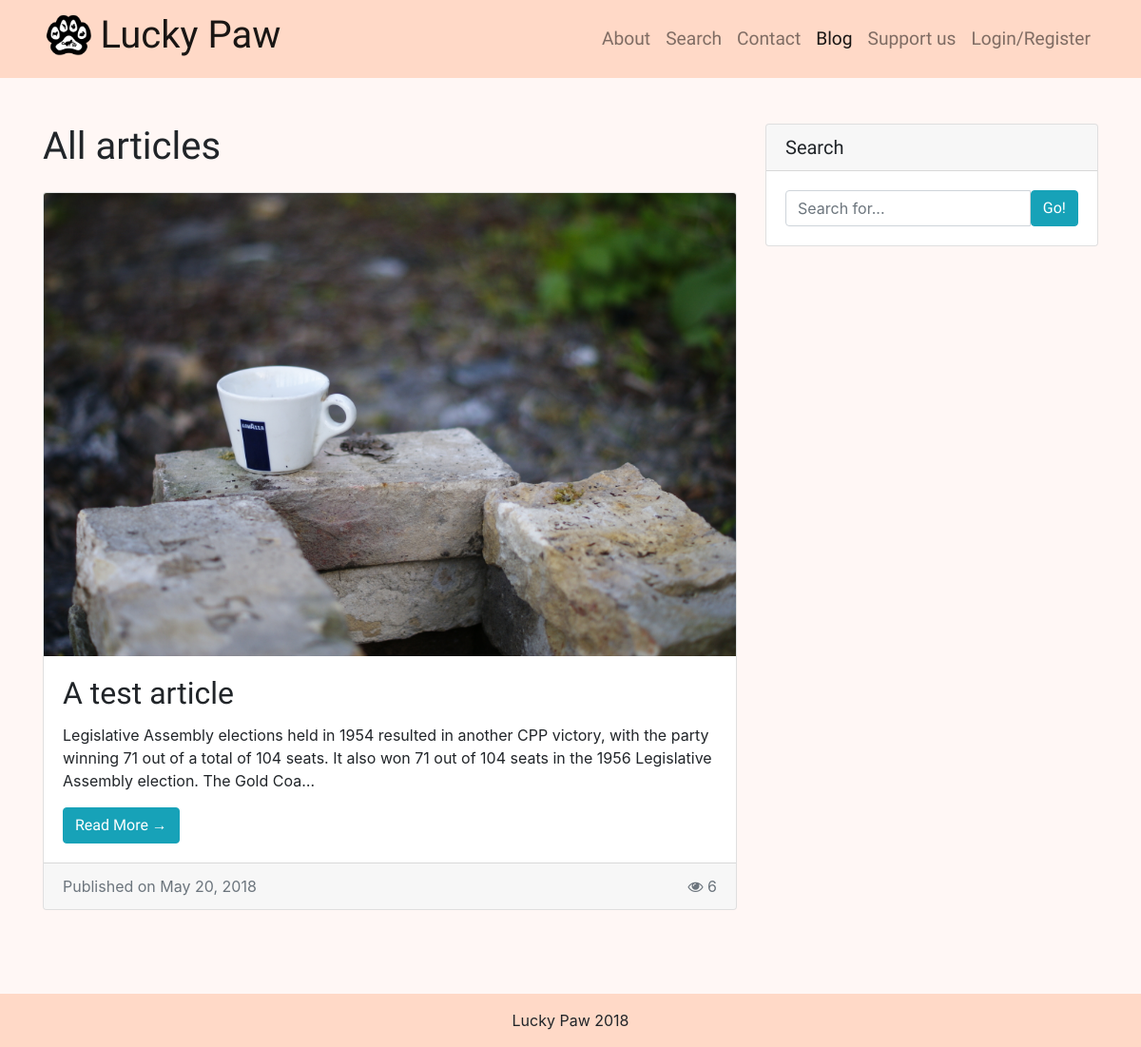
Page /blog/ on the earlier database version.
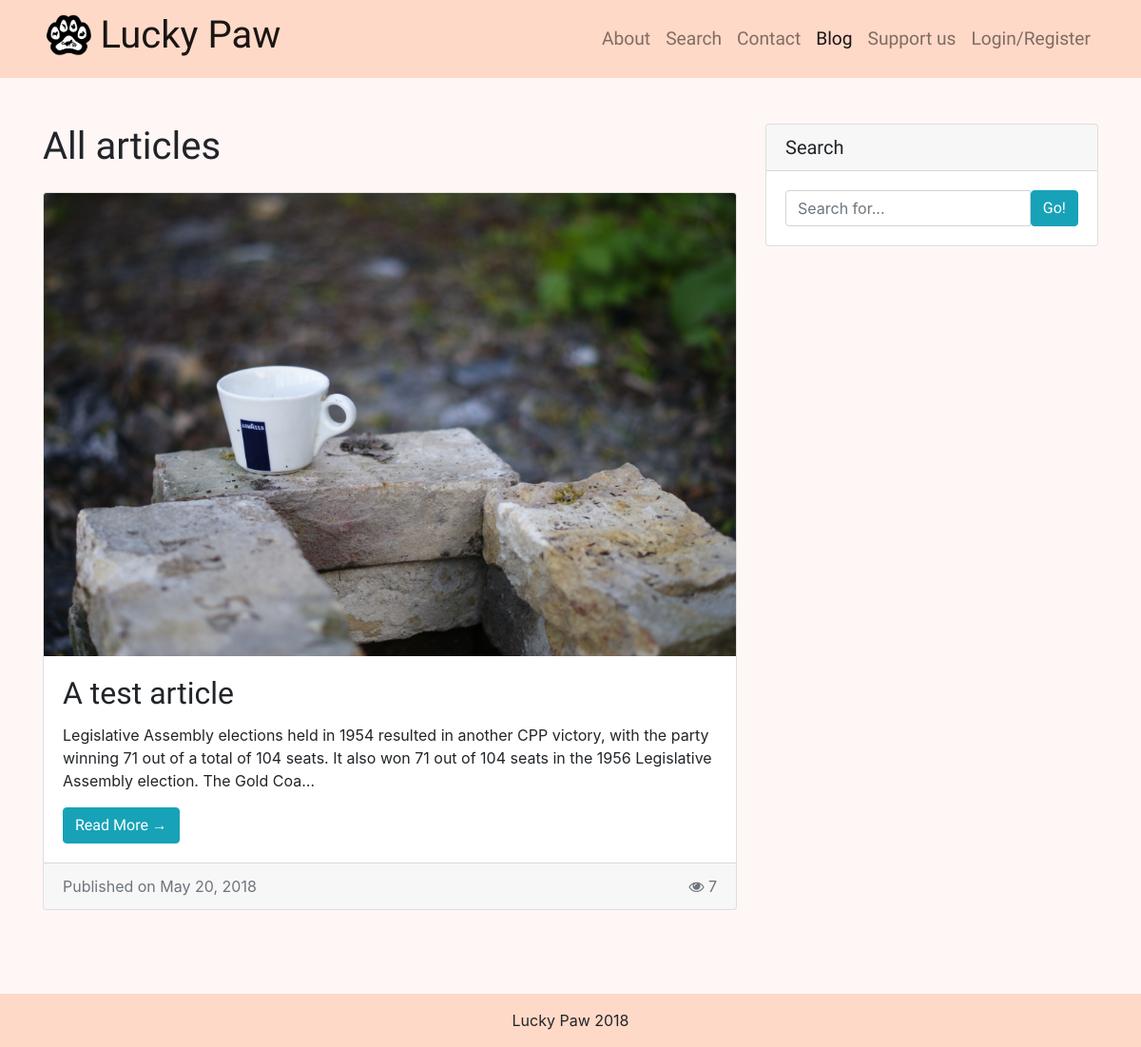
Same page on the later database version.
### app/models.py (models this page shows, shortened)
class Article(models.Model):
    id = models.AutoField(primary_key=True)
    title = models.CharField(max_length=50, default='', blank=True)
    body = models.TextField()
    author = models.CharField(max_length=50, default='', blank=True)
    photo = models.ImageField(upload_to=article_directory_path, default='articles/article_default_image.jpg')
    date_published = models.DateField(auto_now=True)
    view_count = models.IntegerField(default=0)

### app/views.py (the view)
# urls.py: path('blog/', views.blog, name='blog'),
def blog(request):
    articles = models.Article.objects.all()
    return render(request, 'app/blog.html', { 'articles': articles })

### app/templates/app/blog.html (shortened to what this page needs)
{% extends 'app/base.html' %}
{% load staticfiles %}
{% block content %}
<div class="row">
  <div class="col-md-8">
    <h1 class="my-4">All articles</h1>
    {% for article in articles %}
        <div class="card mb-4">
          <img class="card-img-top" src="{{ article.photo.url }}" alt="{{ article.title }} – head image">
          <div class="card-body">
            <h2 class="card-title">{{ article.title }}</h2>
            <p class="card-text">{{ article.body|truncatechars_html:220 }}</p>
            <a href="{% url 'article' id=article.id %}" class="btn btn-info">Read More &rarr;</a>
          </div>
          <div class="card-footer text-muted">Published on {{ article.date_published }} <span class="float-right"><i class="fa fa-eye"></i> {{ article.view_count }}</span></div>
        </div>
    {% endfor %}
  </div>
  <div class="col-md-4">
    <div class="card my-4">
      <h5 class="card-header">Search</h5>
      <div class="card-body">
        <div class="input-group">
          <input type="text" class="form-control" placeholder="Search for...">
          <span class="input-group-btn">
            <button class="btn btn-info" type="button">Go!</button>
          </span>
        </div>
      </div>
    </div>
  </div>
</div>
{% endblock %}

Differences in the rows shown:
changed Article "A test article": view_count "6" → "7"
